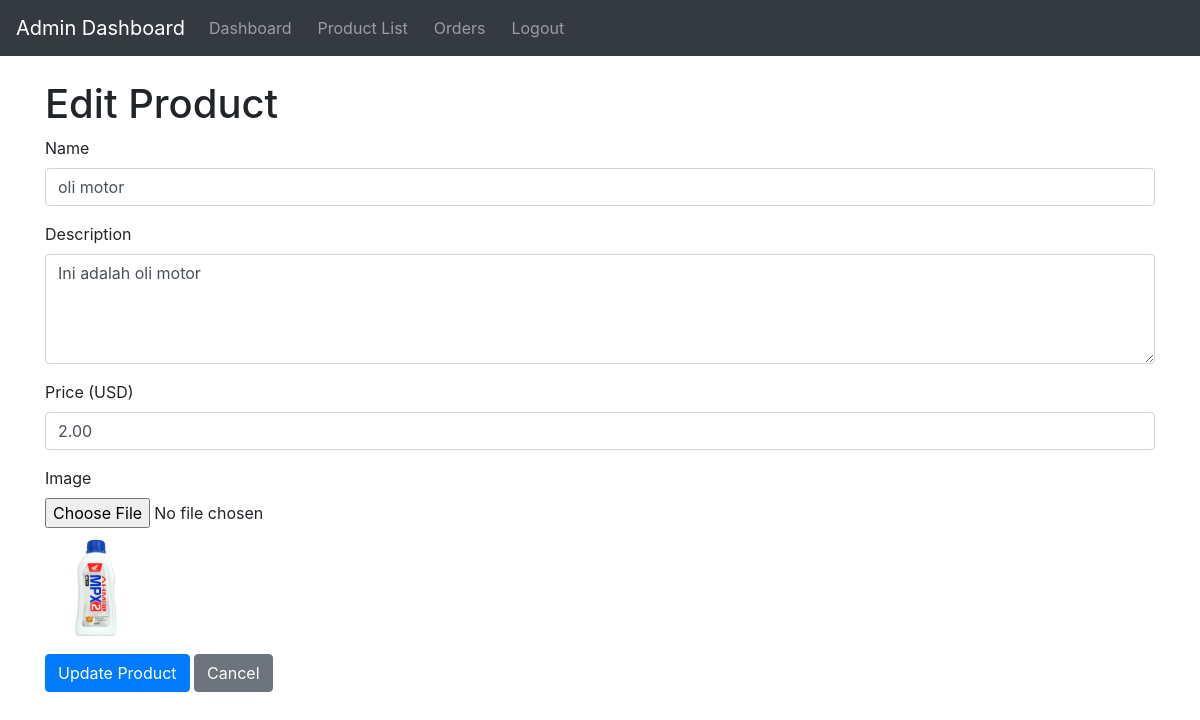
The app's page /admin/edit_product.php?id=11 with its own data.
### tables this page shows
CREATE TABLE `products` (
  `id` int(11) NOT NULL,
  `name` varchar(100) NOT NULL,
  `price` decimal(10,2) NOT NULL,
  `description` text DEFAULT NULL,
  `image` varchar(255) DEFAULT NULL
);

### functions.php (called while the page is built, shortened)
<?php
include 'config.php';
function getProduct($id) {
    global $conn;
    $stmt = $conn->prepare("SELECT * FROM products WHERE id = ?");
    $stmt->bind_param("i", $id);
    $stmt->execute();
    return $stmt->get_result()->fetch_assoc();
}

### admin/edit_product.php (the view, shortened to what this page needs)
<?php
include '../config.php';
include '../functions.php';
include 'header.php';
$id = $_GET['id'];
$product = getProduct($id);
?>
<!DOCTYPE html>
<html lang="en">
<head>
    <link href="https://stackpath.bootstrapcdn.com/bootstrap/4.5.2/css/bootstrap.min.css" rel="stylesheet">
</head>
<body>
    <div class="container mt-4">
        <h1>Edit Product</h1>
        <form action="edit_product.php?id=<?= htmlspecialchars($id) ?>" method="post" enctype="multipart/form-data">
            <div class="form-group">
                <label for="name">Name</label>
                <input type="text" id="name" name="name" class="form-control" value="<?= htmlspecialchars($product['name']) ?>" required>
            </div>
            <div class="form-group">
                <label for="description">Description</label>
                <textarea id="description" name="description" class="form-control" rows="4" required><?= htmlspecialchars($product['description']) ?></textarea>
            </div>
            <div class="form-group">
                <label for="price">Price (USD)</label>
                <input type="number" id="price" name="price" class="form-control" value="<?= htmlspecialchars($product['price']) ?>" step="0.01" required>
            </div>
            <div class="form-group">
                <label for="image">Image</label>
                <input type="file" id="image" name="image" class="form-control-file">
                <?php if ($product['image']): ?>
                    <img src="../assets/images/<?= htmlspecialchars($product['image']) ?>" alt="<?= htmlspecialchars($product['name']) ?>" style="width: 100px; margin-top: 10px;">
                <?php endif; ?>
            </div>
            <button type="submit" name="update_product" class="btn btn-primary">Update Product</button>
            <a href="index.php" class="btn btn-secondary">Cancel</a>
        </form>
    </div>
</body>
</html>

### records on screen
products: name "oli motor", description "Ini adalah oli motor", price "2.00", image (picture)
